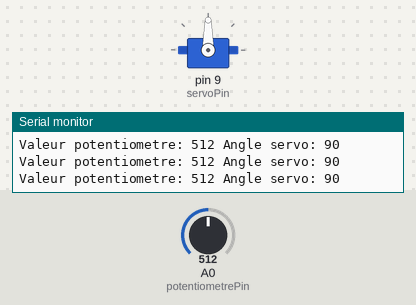
Bench run of a sketch on a simulated Arduino Uno, built with avr-gcc and run on an emulated ATmega328P. Parts: servo, the last lines printed to the serial monitor. The test bench sets the inputs (shaded band); at power-on: A0 (potentiometrePin) = 512.

Above: at 1.2 s.
1.3 s: A0 (potentiometrePin) set to 562
At 2.0 s:
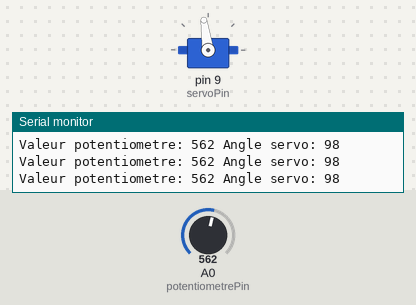
4.3 s: A0 (potentiometrePin) set to 587
At 5.4 s:
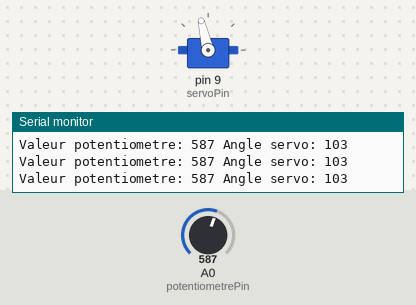
5.8 s: A0 (potentiometrePin) set to 986
At 6.9 s:
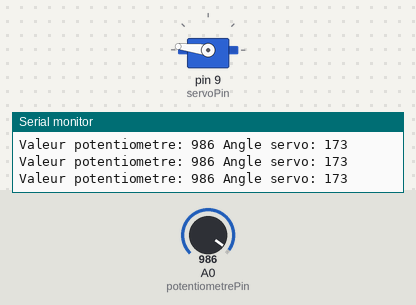
7.3 s: A0 (potentiometrePin) set to 1015
At 7.9 s:
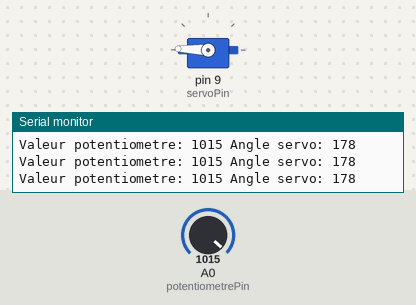
10.3 s: A0 (potentiometrePin) set to 900
At 11.2 s:
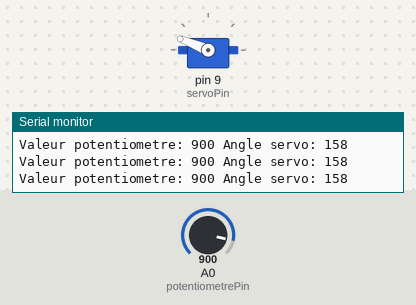
11.8 s: A0 (potentiometrePin) set to 1023
At 12.7 s:
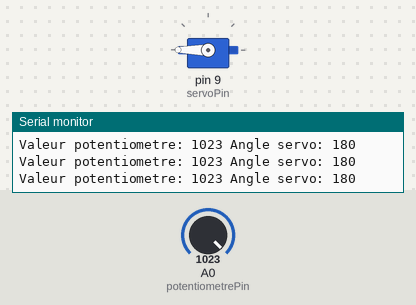
Timing chart, 0 to 14.3 s (numbered marks = the images above; inputs shaded):
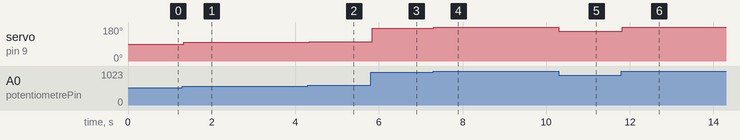

The sketch:

servo_potentiometre.ino
```cpp
#include <Servo.h>

Servo monServo;
const int servoPin = 9;
const int potentiometrePin = A0;

void setup() {
  monServo.attach(servoPin);
  Serial.begin(9600);

  Serial.println("Initialisation du controle de servo-moteur...");
}

void loop() {
  int valeurPot = analogRead(potentiometrePin);
  int angle = map(valeurPot, 0, 1023, 0, 180);

  monServo.write(angle);

  Serial.print("Valeur potentiometre: ");
  Serial.print(valeurPot);
  Serial.print(" Angle servo: ");
  Serial.println(angle);

  delay(15);
} 
```

Measured:
- after the input at 1.3 s, servo on pin 9 (servoPin): 90° → 98° at once
- after the input at 4.3 s, servo on pin 9 (servoPin): 98° → 103° at once
- after the input at 5.8 s, servo on pin 9 (servoPin): 103° → 173° at once
- after the input at 7.3 s, servo on pin 9 (servoPin): 173° → 178° at once
- after the input at 10.3 s, servo on pin 9 (servoPin): 178° → 158° at once
- after the input at 11.8 s, servo on pin 9 (servoPin): 158° → 180° at once
